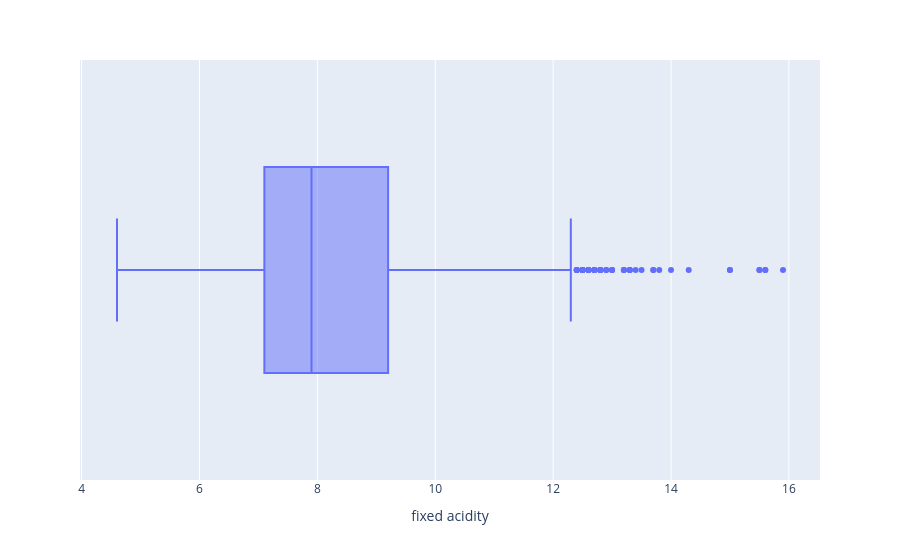

This figure's notebook cell:
### Code cell
px.box(df,x='fixed acidity')

### Figure 1 — Plotly figure (JSON) as saved in the notebook; plotly's stock layout.template omitted (floating-point values rounded to 4 significant figures; data arrays with more than 128 entries replaced by an {"elided": "..."} marker saying what was removed)
{"data": [{"alignmentgroup": "True", "hovertemplate": "fixed acidity=%{x}<extra></extra>", "legendgroup": "", "marker": {"color": "#636efa"}, "name": "", "notched": false, "offsetgroup": "", "orientation": "h", "showlegend": false, "type": "box", "x": {"elided": "1599 float values"}, "x0": " ", "xaxis": "x", "y0": " ", "yaxis": "y"}], "layout": {"boxmode": "group", "legend": {"tracegroupgap": 0}, "margin": {"t": 60}, "xaxis": {"anchor": "y", "domain": [0, 1], "title": {"text": "fixed acidity"}}, "yaxis": {"anchor": "x", "domain": [0, 1]}}}
